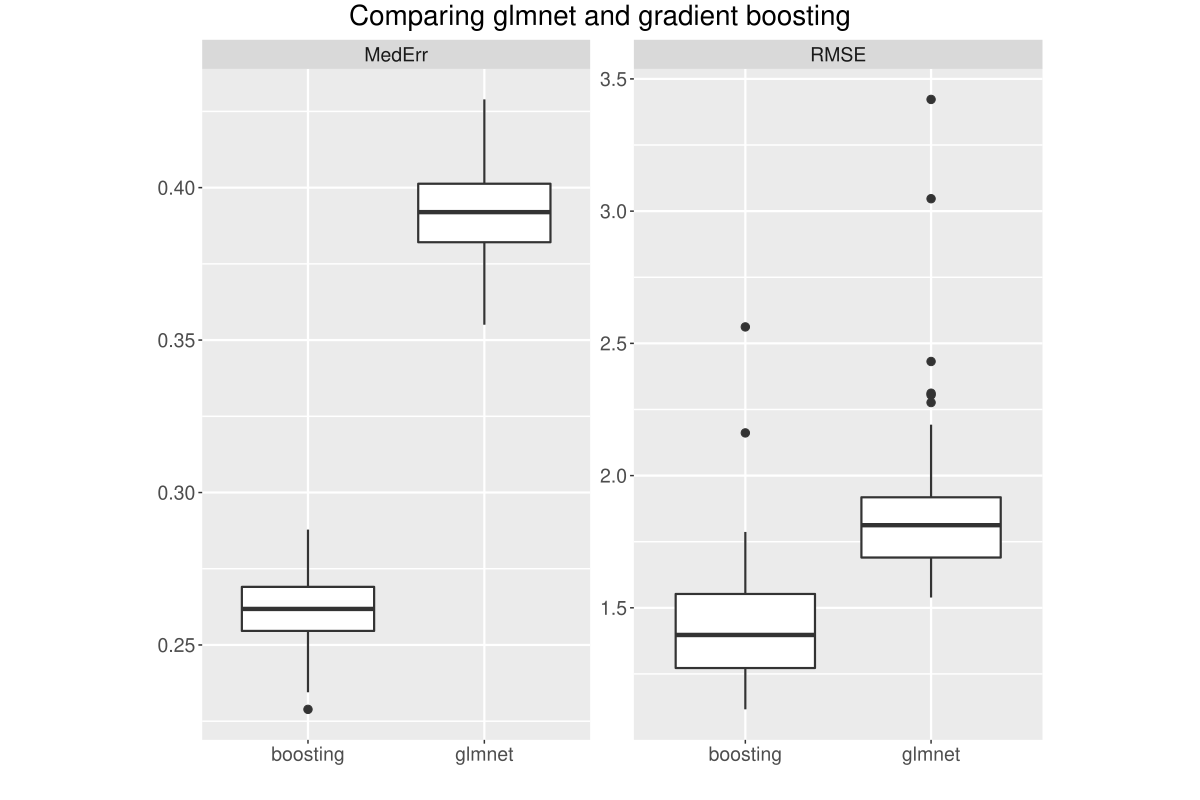

R code for this plot:
library(ggplot2)
library(gridExtra)
library(grid)

df1 <- read.csv("results-glmnet-cross-table.csv", header = T)
df2 <- read.csv("results-pgboost-cross-table.csv", header = T)
df1$alg <- rep('glmnet', nrow(df1))
df2$alg <- rep('boosting', nrow(df2))
df <- rbind(df1,df2)
df$title1 <- rep('MedErr', nrow(df1))
df$title2 <- rep('RMSE', nrow(df1))

plot1 <- ggplot(df) + 
  geom_boxplot(aes(factor(alg),mederr), lwd=.75, outlier.size=2.5) +
  facet_grid(. ~ title1) +
  theme(axis.title = element_blank(),
        axis.text = element_text(size=14),
        strip.text.x = element_text(size = 14),
        plot.margin = unit(c(.25, .25, 1, 4), "cm"),
        panel.grid.major = element_line(size=.75),
        panel.grid.minor = element_line(size=.5))

plot2 <- ggplot(df) +
  geom_boxplot(aes(factor(alg),rmse), lwd=.75, outlier.size=2.5) +
  facet_grid(. ~ title2) + 
  theme(axis.title = element_blank(),
        axis.text = element_text(size=14),
        strip.text.x = element_text(size = 14),
        plot.margin = unit(c(.25, 4, 1, 0), "cm"),
        panel.grid.major = element_line(size=.75),
        panel.grid.minor = element_line(size=.5))

grid.arrange(plot1, plot2, ncol=2, top=textGrob("Comparing glmnet and gradient boosting", gp=gpar(fontsize=20)))
